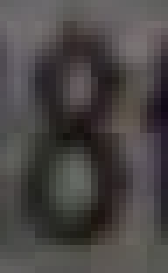
#> input picture test_images/8.png, 24 x 39 px (shown 7 times larger); its folder holds only this picture in this run
$ python main.py
#> lines starting #> are read from the running program, lines starting #| are printed output that depends on the picture; after the words box and inside, x2 and y2 are one past the last pixel; in counts of white or black regions, pixels touching at a corner belong together
import imutils
import cv2
import matplotlib.pyplot as plt
from pathlib import Path

# Getting path of test images
images = Path('test_images').glob('*.png')

# Looping over all images
for imagePath in images:
    # Reading and showing original image
    image = cv2.imread(str(imagePath))
#> image is the input picture: shape (39, 24, 3); mean B, G, R 69.7, 70.4, 74.1
    plt.figure("Original Image")
    plt.imshow(image)

    # Transforming image into greyscale
    gray = cv2.cvtColor(image, cv2.COLOR_BGR2GRAY)

    # Blurring image
    blurred = cv2.GaussianBlur(gray, (5, 5), 0)

    # Detecting edges using Canny algorithm
    edged = cv2.Canny(blurred, 50, 150)
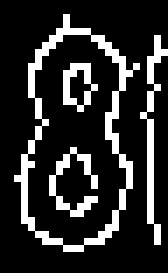
#> edged: shape (39, 24) (shown 7 times larger); 17.5% white in thin lines or dots, all inside (x1, y1, x2, y2) = (2, 2, 24, 36)

    # Thresholding to obtain a binary image
    thresh = cv2.threshold(gray, 0, 255,
                           cv2.THRESH_BINARY_INV | cv2.THRESH_OTSU)[1]
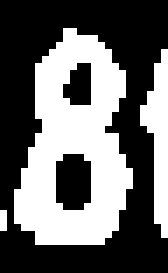
#> thresh: shape (39, 24) (shown 7 times larger); 41% white; 3 white regions (1 under 20 px)

    # Getting all contours of the image
    contours = cv2.findContours(thresh.copy(), cv2.RETR_EXTERNAL, cv2.CHAIN_APPROX_SIMPLE)
#> contours = 3 contours, 1 with area under 20; largest, box (x1, y1, x2, y2) and area: (2, 4, 19, 35) 339, (20, 7, 24, 34) 32
    contours = imutils.grab_contours(contours)

    # Getting the largest contour, which is the digit itself
    largest_contour = max(contours, key=cv2.contourArea)
#> largest_contour = contour of 42 points, box (x1, y1, x2, y2) (2, 4, 19, 35), area 339

    # Getting bounding box of contour
    (x, y, w, h) = cv2.boundingRect(largest_contour)
#> x = 2; y = 4; w = 17; h = 31

    # Cutting bounding box out of image
    digit = thresh[y:y + h, x:x + w]

    # Some calculations used to divide the image into seven segments
    gW = int(0.33 * w)
#> gW = 5
    gH = int(0.33 * h)
#> gH = 10
    lW = int(0.15 * w)
#> lW = 2
    lH = int(0.15 * h)
#> lH = 4

    # Some (x,y) coordinates indicating different segments on the image
    segments = [
        ((lW, 0), (w - lW, gH)),  # top
        ((lW, lH), (gW, h // 2)),  # top-left
        ((w - gW, lH), (w - lW, h // 2)),  # top-right
        ((gW, (h // 2) - lH), (w - gW, (h // 2) + lH)),  # center
        ((lW, (h // 2) + lH), (gW, h - lH)),  # bottom-left
        ((w - gW, (h // 2) + lH), (w - lW, h - lH)),  # bottom-right
        ((gW, h - gH), (w - gW, h - lW))  # bottom
    ]
#> segments = [((2, 0), (15, 10)), ((2, 4), (5, 15)), ((12, 4), (15, 15)), ((5, 11), (12, 19)), ((2, 19), (5, 27)), ((12, 19), (15, 27)), ((5, 21), (12, 29))]

    # Array to hold binary values indicating which segments are on
    segmentsOn = [0] * len(segments)
#> segmentsOn = [0, 0, 0, 0, 0, 0, 0]
    for (i, ((xA, yA), (xB, yB))) in enumerate(segments):
        # Extracting the segment from the image
        segment = digit[yA:yB, xA:xB]

        # Counting all non-zero pixels
        total = cv2.countNonZero(segment)

        # Calculating area of the segment
        area = (xB - xA) * (yB - yA)

        # If the total of non-zero pixels is greater than 45% of the segment, we mark it as on
        if total / float(area) > 0.45:
            segmentsOn[i] = 1
#> this loop made 7 passes
#> (xA, yA, xB, yB, total, area) on passes 1 to 7: (2, 0, 15, 10, 77, 130), (2, 4, 5, 15, 19, 33), (12, 4, 15, 15, 28, 33), (5, 11, 12, 19, 53, 56), (2, 19, 5, 27, 24, 24), (12, 19, 15, 27, 24, 24), (5, 21, 12, 29, 33, 56)
#> after the loop, segmentsOn = [1, 1, 1, 1, 1, 1, 1]

    # Getting the digit based on which segments are on
    extractedDigit = 0
    if segmentsOn[0] == 0:
        extractedDigit = 6
    elif segmentsOn[6] == 0:
        extractedDigit = 9
    else:
        if segmentsOn[1] == 0:
            if segmentsOn[3] == 0:
                extractedDigit = 1
            else:
                if segmentsOn[5] == 0:
                    extractedDigit = 7
                else:
                    extractedDigit = 3
        else:
            if segmentsOn[2] == 0:
                extractedDigit = 5
            else:
                if segmentsOn[3] == 0:
                    if segmentsOn[4] == 0:
                        extractedDigit = 2
                    else:
                        extractedDigit = 0
                else:
                    extractedDigit = 8

    # Printing the digit, and showing its image
    print("The digit in the image is", extractedDigit)
    plt.figure("Digit")
    plt.imshow(digit, cmap="gray")
    plt.show()
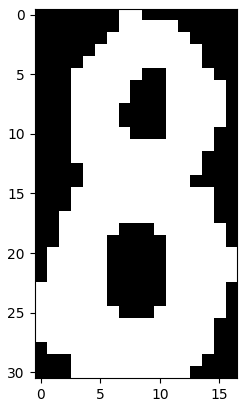
#> figure drawn by matplotlib, 1 panel
